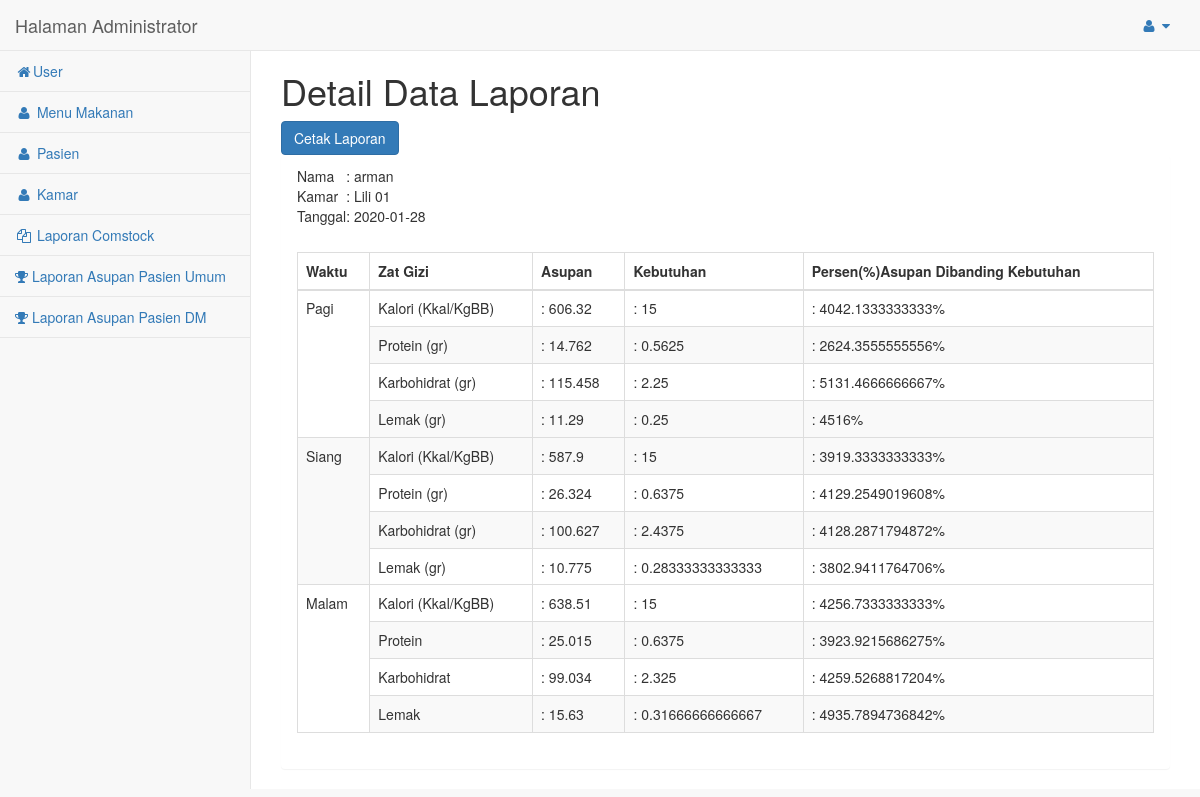
/admin/detail3/?id_pasien=PSN002&tanggal=2020-01-28 (signed in), run on the app's committed database.
### tables this page shows
CREATE TABLE `pasien` (
  `id_pasien` varchar(8) NOT NULL,
  `nama_pasien` varchar(20) NOT NULL,
  `gender` varchar(3) NOT NULL,
  `tanggal_lahir` date NOT NULL,
  `alamat` varchar(30) NOT NULL,
  `tanggal_masuk` date NOT NULL,
  `umur` varchar(5) NOT NULL,
  `kategori` varchar(12) NOT NULL,
  `berat_badan` varchar(5) NOT NULL,
  `tinggi_badan` varchar(5) NOT NULL,
  `kamar` varchar(10) NOT NULL,
  `BEE` varchar(9) NOT NULL,
  `brr` double NOT NULL
);

CREATE TABLE `asupan2` (
  `id` int(8) NOT NULL,
  `id_pasien` varchar(8) NOT NULL,
  `tanggal` date NOT NULL,
  `waktu` varchar(5) NOT NULL,
  `kalori` double NOT NULL,
  `protein` double NOT NULL,
  `karbo` double NOT NULL,
  `lemak` double NOT NULL
);

CREATE TABLE `pasiendm` (
  `id` int(8) NOT NULL,
  `id_pasien` varchar(8) NOT NULL,
  `tanggal` date NOT NULL,
  `waktu` varchar(6) NOT NULL,
  `kalori` double NOT NULL,
  `protein` double NOT NULL,
  `karbo` double NOT NULL,
  `lemak` double NOT NULL,
  `protein_gr` double NOT NULL,
  `karbo_gr` double NOT NULL,
  `lemak_gr` double NOT NULL
);

### admin/detail3/index.php (the view, shortened to what this page needs)
<?php
$id_pasien=$_GET['id_pasien'];
$tanggal=$_GET['tanggal'];
require 'functions.php';
$data_pasien    =mysqli_query($conn,"SELECT * FROM pasien WHERE id_pasien='$id_pasien'");
$laporan_pagi	=mysqli_query($conn,"SELECT * FROM pasiendm WHERE id_pasien='$id_pasien' AND tanggal='$tanggal' AND waktu='Pagi'");
$laporan_siang	=mysqli_query($conn,"SELECT * FROM pasiendm WHERE id_pasien='$id_pasien' AND tanggal='$tanggal' AND waktu='Siang'");
$laporan_malam	=mysqli_query($conn,"SELECT * FROM pasiendm WHERE id_pasien='$id_pasien' AND tanggal='$tanggal' AND waktu='Malam'");
$data1=mysqli_fetch_assoc($data_pasien);
$data_pagi=mysqli_fetch_assoc($laporan_pagi);
$data_siang=mysqli_fetch_assoc($laporan_siang);
$data_malam=mysqli_fetch_assoc($laporan_malam);
$laporan_pagi2   =mysqli_query($conn,"SELECT * FROM asupan2 WHERE id_pasien='$id_pasien' AND tanggal='$tanggal' AND waktu='Pagi'");
$laporan_siang2  =mysqli_query($conn,"SELECT * FROM asupan2 WHERE id_pasien='$id_pasien' AND tanggal='$tanggal' AND waktu='Siang'");
$laporan_malam2  =mysqli_query($conn,"SELECT * FROM asupan2 WHERE id_pasien='$id_pasien' AND tanggal='$tanggal' AND waktu='Malam'");
$data_pagi2=mysqli_fetch_assoc($laporan_pagi2);
$data_siang2=mysqli_fetch_assoc($laporan_siang2);
$data_malam2=mysqli_fetch_assoc($laporan_malam2);
?>
<!DOCTYPE html>
<html>
<head>
    <link href="../vendor/bootstrap/css/bootstrap.min.css" rel="stylesheet">
    <link href="../vendor/metisMenu/metisMenu.min.css" rel="stylesheet">
    <link href="../vendor/datatables-plugins/dataTables.bootstrap.css" rel="stylesheet">
    <link href="../vendor/datatables-responsive/dataTables.responsive.css" rel="stylesheet">
    <link href="../dist/css/sb-admin-2.css" rel="stylesheet">
    <link href="../vendor/font-awesome/css/font-awesome.min.css" rel="stylesheet" type="text/css">
</head>
<body>
	<?php
	include 'menu.php';
	 ?>
	<div id="page-wrapper">
            <div class="row">
                <div class="col-lg-12">
                	<h1>Detail Data Laporan</h1>
                	<form action="" method="post">
                		<button class="btn btn-primary" name="print">Cetak Laporan</button>
                	</form>
                    <div class="panel">
                        <div class="panel-heading">
                        	<table>
                            <tr>
                            	<td>Nama</td>
                            	<td>: <?= $data1['nama_pasien'] ?></td>
                            </tr>
                            <tr>
                            	<td>Kamar</td>
                            	<td>: <?= $data1['kamar'] ?></td>
                            </tr>
                            <tr>
                            	<td>Tanggal</td>
                            	<td>: <?= $tanggal ?></td>
                            </tr>
                            </table>
                        </div>
						<div class="panel-body">
							<table width="100%" class="table table-striped table-bordered">
								<thead class="thead-dark">
								<tr>
                                    <th>Waktu</th>
                                    <th>Zat Gizi</th>
									<th>Asupan</th>
									<th>Kebutuhan</th>
                                     <th>Persen(%)Asupan Dibanding Kebutuhan</th>
								</tr>
								</thead>
                                <tbody>
                                    <tr>
                                        <tr>
                                        <td rowspan="4">Pagi</td>
                                        <td>Kalori (Kkal/KgBB)</td>
                                        <td>: <?= $data_pagi2['kalori'] ?></td>
                                <td>: <?= $data_pagi['kalori'] ?></td>
                                 <td>: <?php error_reporting(0);
                                        $kalori=$data_pagi2['kalori']/$data_pagi['kalori']*'100';
                                  echo ''.$kalori.'%'; ?></td>
                                    </tr>
                                    <tr>
                                        <td>Protein (gr)</td>
                                        <td>: <?= $data_pagi2['protein'] ?></td>
                                <td>: <?= $data_pagi['protein_gr'] ?></td>
                                 <td>: <?php error_reporting(0);
                                        $protein=$data_pagi2['protein']/$data_pagi['protein_gr']*'100';
                                  echo ''.$protein.'%'; ?></td>
                                    </tr>
                                    <tr>
                                        <td>Karbohidrat (gr)</td>
                                        <td>: <?= $data_pagi2['karbo'] ?></td>
                                <td>: <?= $data_pagi['karbo_gr'] ?></td>
                                 <td>: <?php error_reporting(0);
                                        $karbo=$data_pagi2['karbo']/$data_pagi['karbo_gr']*'100';
                                  echo ''.$karbo.'%'; ?></td>
                                    </tr>
                                    <tr>
                                        <td>Lemak (gr)</td>
                                        <td>: <?= $data_pagi2['lemak'] ?></td>
                                <td>: <?= $data_pagi['lemak_gr'] ?></td>
                                 <td>: <?php error_reporting(0);
                                        $lemak=$data_pagi2['lemak']/$data_pagi['lemak_gr']*'100';
                                  echo ''.$lemak.'%'; ?></td>
                                    </tr>
                                    <tr>
                                        <tr>
                                        <td rowspan="4">Siang</td>
                                        <td>Kalori (Kkal/KgBB)</td>
                                        <td>: <?= $data_siang2['kalori'] ?></td>
                                <td>: <?= $data_siang['kalori'] ?></td>
                                <td>: <?php error_reporting(0);
                                        $kalori=$data_siang2['kalori']/$data_siang['kalori']*'100';
                                  echo ''.$kalori.'%'; error_reporting(0); ?></td>
                                    </tr>
                                    <tr>
                                        <td>Protein (gr)</td>
                                        <td>: <?= $data_siang2['protein'] ?></td>
                                <td>: <?= $data_siang['protein_gr'] ?></td>
                                <td>: <?php error_reporting(0);
                                        $protein=$data_siang2['protein']/$data_siang['protein_gr']*'100';
                                  echo ''.$protein.'%'; ?></td>
                                    </tr>
                                    <tr>
                                        <td>Karbohidrat (gr)</td>
                                        <td>: <?= $data_siang2['karbo'] ?></td>
                                <td>: <?= $data_siang['karbo_gr'] ?></td>
                                <td>: <?php error_reporting(0);
                                        $karbo=$data_siang2['karbo']/$data_siang['karbo_gr']*'100';
                                  echo ''.$karbo.'%'; ?></td>
                                    </tr>
                                    <tr>
                                        <td>Lemak (gr)</td>
                                        <td>: <?= $data_siang2['lemak'] ?></td>
                                <td>: <?= $data_siang['lemak_gr'] ?></td>
                                <td>: <?php error_reporting(0);
                                        $lemak=$data_siang2['lemak']/$data_siang['lemak_gr']*'100';
                                  echo ''.$lemak.'%'; ?></td>
                                    </tr>
                                    <tr>
                                        <tr>
                                        <td rowspan="4">Malam</td>
                                        <td>Kalori (Kkal/KgBB)</td>
                                        <td>: <?= $data_malam2['kalori'] ?></td>
                                <td>: <?= $data_malam['kalori'] ?></td>
                                <td>: <?php error_reporting(0);
                                        $kalori=$data_malam2['kalori']/$data_malam['kalori']*'100';
                                  echo ''.$kalori.'%'; ?></td>
                                    </tr>
                                    <tr>
                                        <td>Protein</td>
                                        <td>: <?= $data_malam2['protein'] ?></td>
                                <td>: <?= $data_malam['protein_gr'] ?></td>
                                <td>: <?php error_reporting(0);
                                        $protein=$data_malam2['protein']/$data_malam['protein_gr']*'100';
                                  echo ''.$protein.'%'; ?></td>
                                    </tr>
                                    <tr>
                                        <td>Karbohidrat</td>
                                        <td>: <?= $data_malam2['karbo'] ?></td>
                                <td>: <?= $data_malam['karbo_gr'] ?></td>
                                <td>: <?php error_reporting(0);
                                        $karbo=$data_malam2['karbo']/$data_malam['karbo_gr']*'100';
                                  echo ''.$karbo.'%'; ?></td>
                                    </tr>
                                    <tr>
                                        <td>Lemak</td>
                                        <td>: <?= $data_malam2['lemak'] ?></td>
                                <td>: <?= $data_malam['lemak_gr'] ?></td>
                                <td>: <?php error_reporting(0);
                                        $lemak=$data_malam2['lemak']/$data_malam['lemak_gr']*'100';
                                  echo ''.$lemak.'%'; ?></td>
                                    </tr>
                                </tbody>
</body>
</html>

### data on the page
pasien: nama_pasien "arman", kamar "Lili 01"
asupan2: kalori "606.32", kalori.kalori "4042.1333333333", protein "14.762", protein.protein_gr "2624.3555555556", karbo "115.458", karbo.karbo_gr "5131.4666666667", lemak "11.29", lemak.lemak_gr "4516"
pasiendm: kalori "15", protein_gr "0.5625", karbo_gr "2.25", lemak_gr "0.25"
asupan2: kalori "587.9", kalori.kalori "3919.3333333333", protein "26.324", protein.protein_gr "4129.2549019608", karbo "100.627", karbo.karbo_gr "4128.2871794872", lemak "10.775", lemak.lemak_gr "3802.9411764706"
pasiendm: kalori "15", protein_gr "0.6375", karbo_gr "2.4375", lemak_gr "0.28333333333333"
asupan2: kalori "638.51", kalori.kalori "4256.7333333333", protein "25.015", protein.protein_gr "3923.9215686275", karbo "99.034", karbo.karbo_gr "4259.5268817204", lemak "15.63", lemak.lemak_gr "4935.7894736842"
pasiendm: kalori "15", protein_gr "0.6375", karbo_gr "2.325", lemak_gr "0.31666666666667"

### other printed values
$tanggal "2020-01-28"
